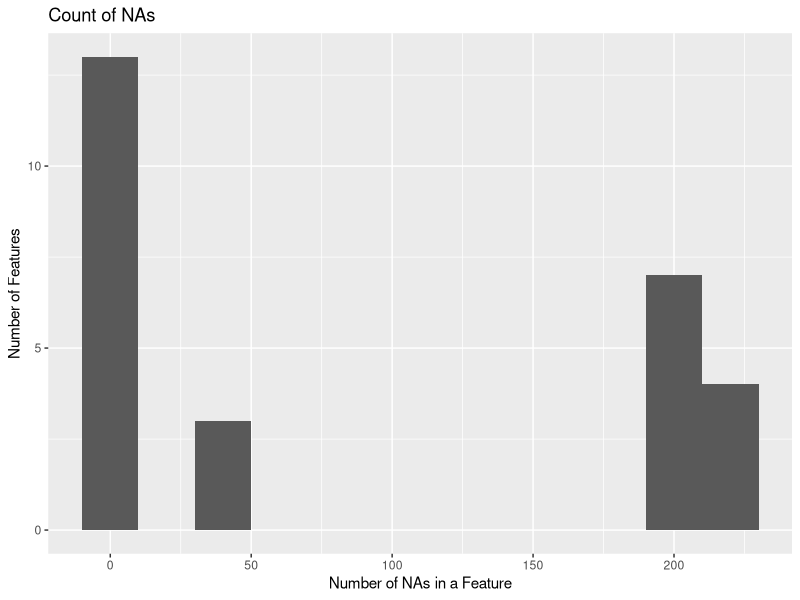
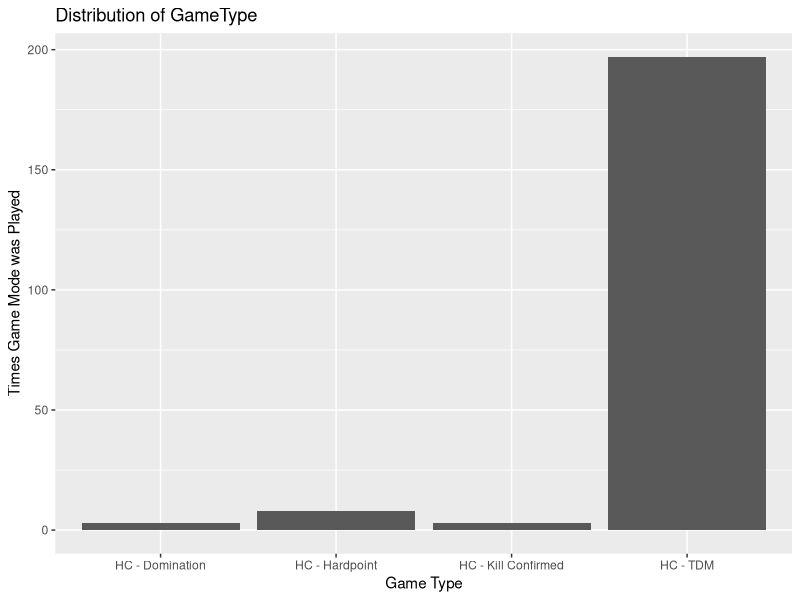
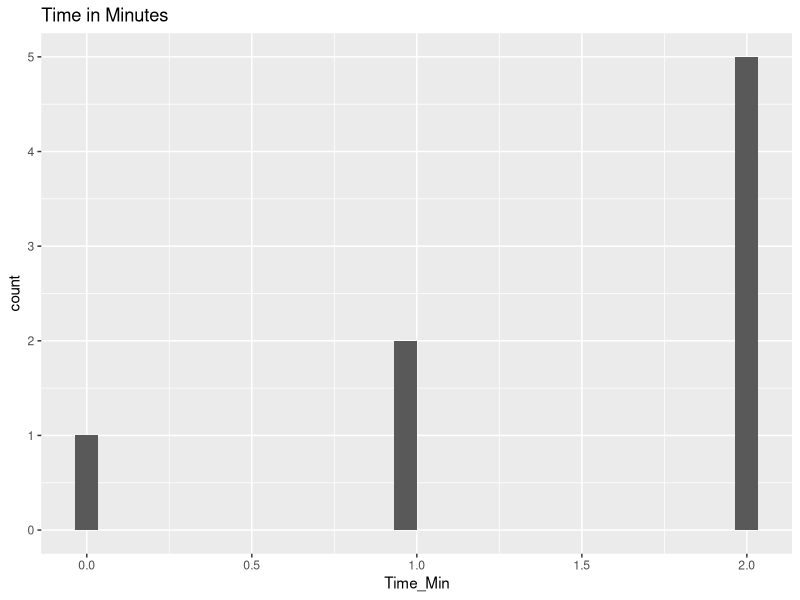
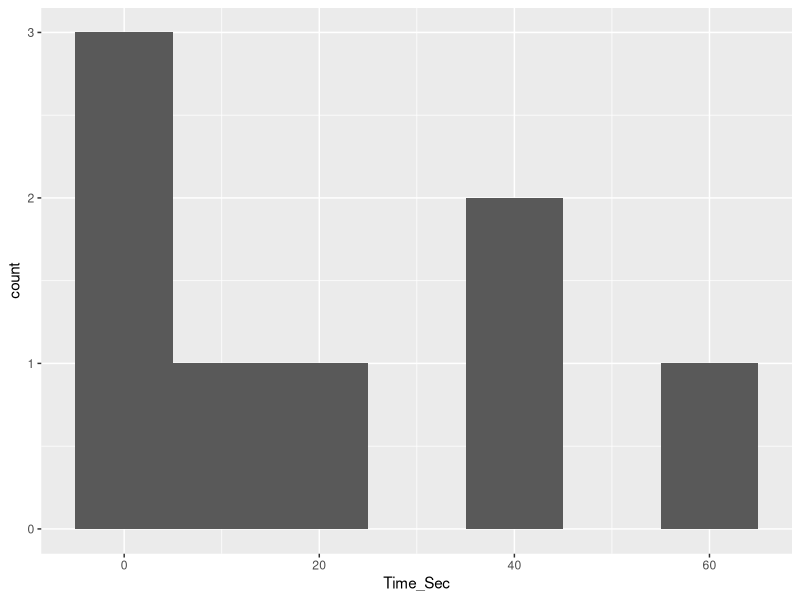
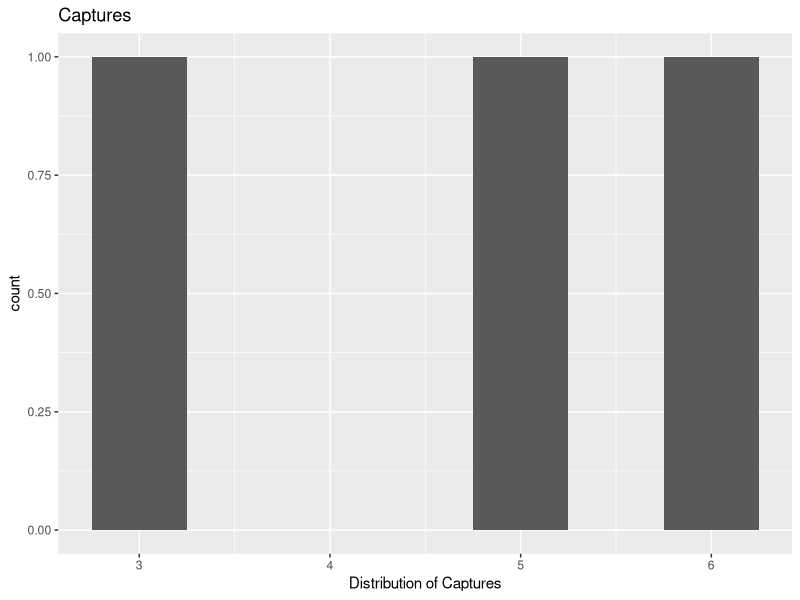
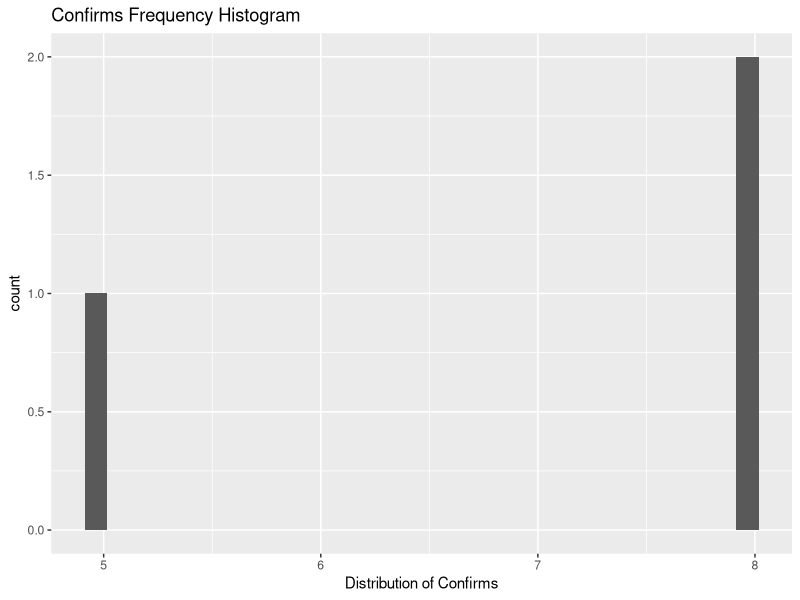
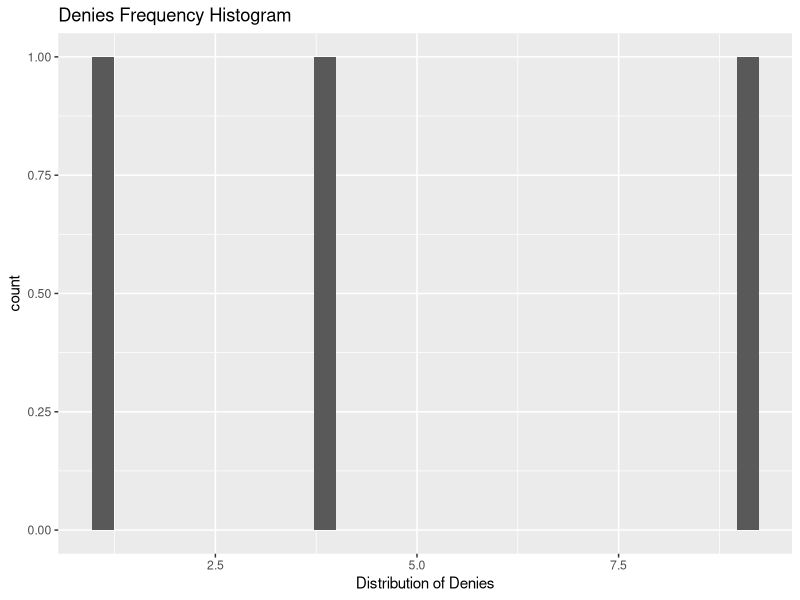
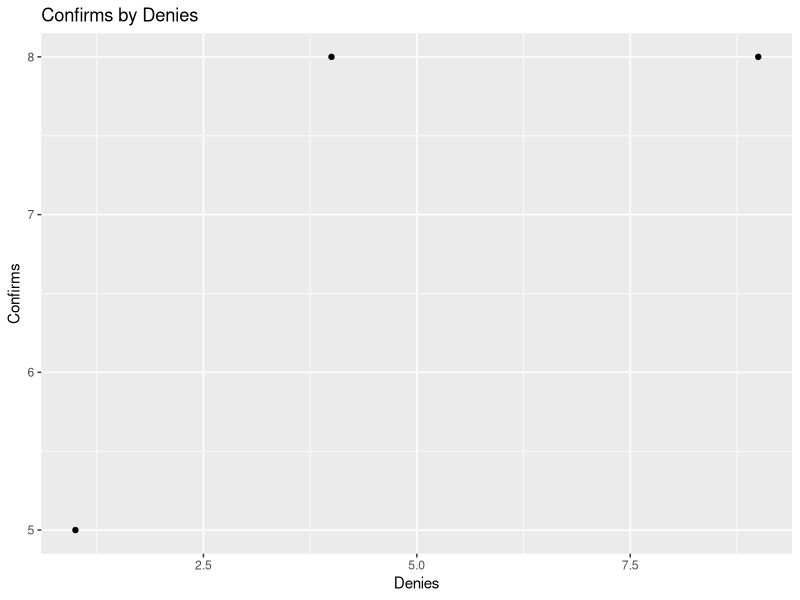

Reproduce these figures in R, in order.
## ---- chunk 1
knitr::opts_chunk$set(echo = TRUE)
## ---- chunk 2
remove(list = ls())
# Load necessary libraries
library(tidyverse)
library(ggplot2)
library(lubridate)

#Part 1
library(readxl)
CODGames2_mp <- read_excel("data/CODGames2_mp.xlsx")
## ---- chunk 3
#This function will count the number of NA's in a vector named dat
countNA <- function(dat){
  numNA <- sum(is.na(dat))
  return(numNA)
}

case_nas <- apply(X = CODGames2_mp, MARGIN = 2, FUN = countNA)

case_nas <- data.frame(NA_Count = case_nas)
case_nas$cases <- rownames(case_nas)
# rownames(case_nas) <- 1:nrow(case_nas)

ggplot(case_nas, aes(x = NA_Count)) + 
  geom_histogram(binwidth = 20) +
  labs(title = "Count of NAs",
       y = "Number of Features",
       x = "Number of NAs in a Feature")

## ---- chunk 4
df <- na.omit(CODGames2_mp)
print(nrow(df))
## ---- chunk 5
#Type of Variable
typeof(CODGames2_mp$GameType)
#Types of Values Variable can take on:
unique(CODGames2_mp$GameType)
#Amount of Missing Data:
sum(is.na(CODGames2_mp$GameType))

## ---- chunk 6
#Summary Stats
CODGames2_mp %>%
  group_by(GameType) %>%
  summarize(N = n())

#Visualization:
ggplot(CODGames2_mp, aes(GameType)) +
  geom_bar() +
  labs(title = "Distribution of GameType", 
       x = "Game Type", 
       y = "Times Game Mode was Played")
## ---- chunk 7
kill_confirm <- CODGames2_mp %>% filter(GameType == "HC - Kill Confirmed")
domination <- CODGames2_mp %>% filter(GameType == "HC - Domination")
hardpoint <- CODGames2_mp %>% filter(GameType == "HC - Hardpoint")
tdm <- CODGames2_mp %>% filter(GameType == "HC - TDM")
## ---- chunk 8
colnames(hardpoint[colSums(is.na(hardpoint)) == nrow(hardpoint)])
## ---- chunk 9
colnames(domination[colSums(is.na(domination)) == nrow(domination)])
## ---- chunk 10
colnames(kill_confirm[colSums(is.na(kill_confirm)) == nrow(kill_confirm)])
## ---- chunk 11
colnames(tdm[colSums(is.na(tdm)) == nrow(tdm)])
## ---- chunk 12
domination <- domination %>% select_if(colSums(is.na(.)) != nrow(.))
hardpoint <- hardpoint %>% select_if(colSums(is.na(.)) != nrow(.))
kill_confirm <- kill_confirm %>% select_if(colSums(is.na(.)) != nrow(.))
tdm <- tdm %>% select_if(colSums(is.na(.)) != nrow(.))
## ---- chunk 13
uniqueFeatures <- function(gametype){
  
    not_game <- colnames(CODGames2_mp %>% 
                           filter(GameType != gametype) %>% 
                           select_if(colSums(is.na(.)) != nrow(.))
    )
    
    game <- colnames(CODGames2_mp %>% 
                       filter(GameType == gametype) %>% 
                       select_if(colSums(is.na(.)) != nrow(.))
    )
  
  return(setdiff(game, not_game))
}
## ---- chunk 14
gameTypes = c("HC - Hardpoint", "HC - Domination", "HC - Kill Confirmed", "HC - TDM")

for (game in gameTypes) {
  print(paste("For", game, "a unique feature is", uniqueFeatures(game)))
}
## ---- chunk 15
#Type of Variable: Quantitative
typeof(hardpoint$Time_Min)

#Types of Values Variable can take on:
range(hardpoint$Time_Min)

#Amount of Missing Data:
sum(is.na(hardpoint$Time_Min))

#Summary Stats:
hardpoint %>%
  summarize(
    mean = mean(Time_Min),
    median = median(Time_Min),
    sd = sd(Time_Min),
    min = min(Time_Min),
    max = max(Time_Min)
  )

#Visualization:
ggplot(hardpoint, aes(x = Time_Min)) +
  geom_histogram() +
  labs(title = "Time in Minutes",
     x = "Time_Min")
## ---- chunk 16

#Type of Variable: Quantitative
typeof(hardpoint$Time_Sec)

#Types of Values Variable can take on:
range(hardpoint$Time_Sec)

#Amount of Missing Data:
sum(is.na(hardpoint$Time_Sec))

#Summary Stats:
hardpoint %>%
  summarize(
    mean = mean(Time_Sec),
    median = median(Time_Sec),
    sd = sd(Time_Sec),
    min = min(Time_Sec),
    max = max(Time_Sec)
  )

#Visualization:
ggplot(hardpoint, aes(x = Time_Sec)) + geom_histogram(binwidth = 10)
     labs(title = "Time in Seconds",
     x = "Time_Sec")
## ---- chunk 17
#Type of Variable: Quantitative
typeof(domination$Captures)

#Types of Values Variable can take on:
range(domination$Captures)

#Amount of Missing Data:
sum(is.na(domination$Captures))

#Summary Stats:
domination %>%
  summarize(
    mean = mean(Captures),
    median = median(Captures),
    sd = sd(Captures),
    min = min(Captures),
    max = max(Captures)
  )

#Visualization:
ggplot(domination, aes(x = Captures)) + geom_histogram(binwidth = .5) +
     labs(title = "Captures",
     x = "Distribution of Captures")
## ---- chunk 18
#Type of Variable: Quantitative
typeof(kill_confirm$Confirms)

#Types of Values Variable can take on:
range(kill_confirm$Confirms)

#Amount of Missing Data:
sum(is.na(kill_confirm$Confirms))

#Summary Stats:
kill_confirm %>%
  summarize(
    mean = mean(Confirms),
    median = median(Confirms),
    sd = sd(Confirms),
    min = min(Confirms),
    max = max(Confirms)
  )

#Visualization:
ggplot(kill_confirm, aes(x = Confirms)) +
  geom_histogram() +
  labs(title = "Confirms Frequency Histogram",
     x = "Distribution of Confirms")
## ---- chunk 19
#Type of Variable: Quantitative
typeof(kill_confirm$Denies)

#Types of Values Variable can take on:
range(kill_confirm$Denies)

#Amount of Missing Data:
sum(is.na(kill_confirm$Denies))

#Summary Stats:
kill_confirm %>%
  summarize(
    mean = mean(Denies),
    median = median(Denies),
    sd = sd(Denies),
    min = min(Denies),
    max = max(Denies)
  )

#Visualization:
ggplot(kill_confirm, aes(x = Denies)) +
  geom_histogram() +
  labs(title = "Denies Frequency Histogram",
     x = "Distribution of Denies")
## ---- chunk 20
ggplot(kill_confirm, aes(x = Denies, y = Confirms)) + 
  geom_point() +
  labs(title = "Confirms by Denies")
